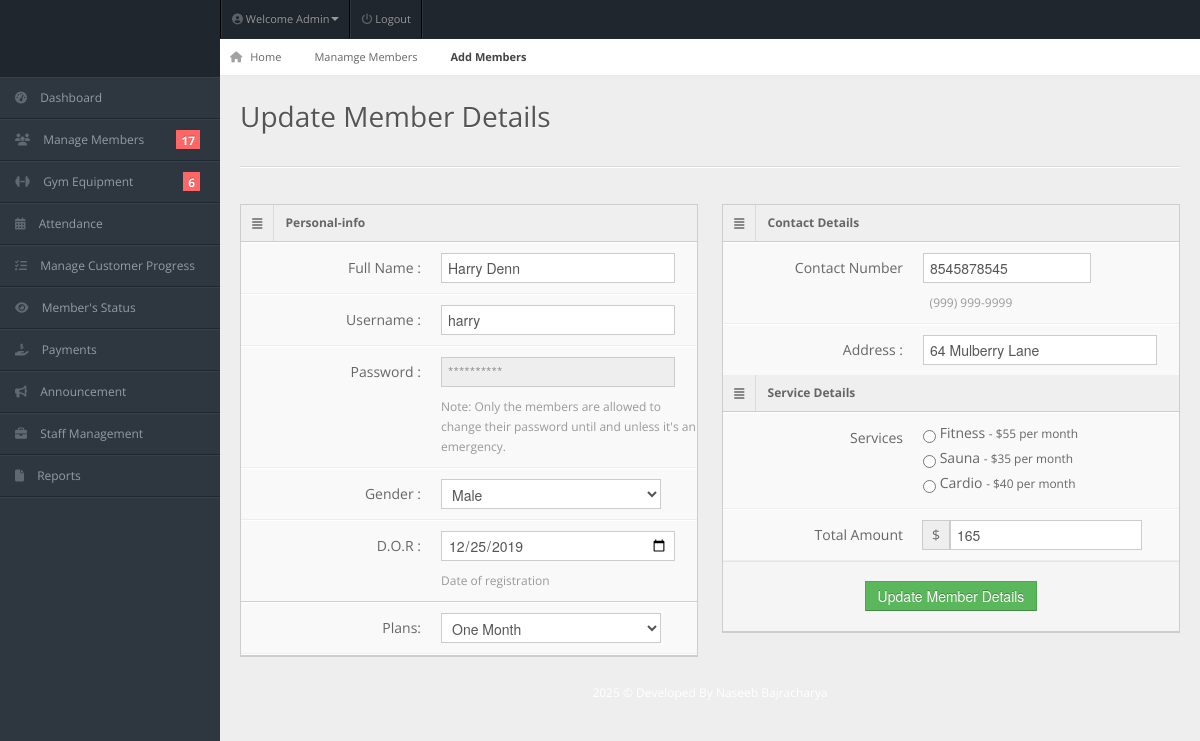
/admin/edit-memberform.php?id=6 (signed in), run on the app's committed database.
### tables this page shows
CREATE TABLE `members` (
  `user_id` int(11) NOT NULL,
  `fullname` varchar(20) NOT NULL,
  `username` varchar(20) NOT NULL,
  `password` varchar(100) NOT NULL,
  `gender` varchar(20) NOT NULL,
  `dor` date NOT NULL,
  `services` varchar(50) NOT NULL,
  `amount` int(100) NOT NULL,
  `paid_date` date NOT NULL,
  `p_year` int(11) NOT NULL,
  `plan` varchar(100) NOT NULL,
  `address` varchar(20) NOT NULL,
  `contact` varchar(10) NOT NULL,
  `status` varchar(20) NOT NULL DEFAULT 'Active',
  `attendance_count` int(100) NOT NULL,
  `ini_weight` int(100) NOT NULL DEFAULT '0',
  `curr_weight` int(100) NOT NULL DEFAULT '0',
  `ini_bodytype` varchar(50) NOT NULL,
  `curr_bodytype` varchar(50) NOT NULL,
  `progress_date` date NOT NULL,
  `reminder` int(11) NOT NULL DEFAULT '0'
);

### admin/edit-memberform.php (the view, shortened to what this page needs)
<!DOCTYPE html>
<html lang="en">
<head>
<link rel="stylesheet" href="../css/bootstrap.min.css" />
<link rel="stylesheet" href="../css/bootstrap-responsive.min.css" />
<link rel="stylesheet" href="../css/fullcalendar.css" />
<link rel="stylesheet" href="../css/matrix-style.css" />
<link rel="stylesheet" href="../css/matrix-media.css" />
<link href="../font-awesome/css/fontawesome.css" rel="stylesheet" />
<link href="../font-awesome/css/all.css" rel="stylesheet" />
<link rel="stylesheet" href="../css/jquery.gritter.css" />
</head>
<body>
<div id="header">
  <h1><a href="dashboard.html">Perfect Gym Admin</a></h1>
</div>
<?php include 'includes/topheader.php'?>
<?php $page='members-update'; include 'includes/sidebar.php'?>
<?php
$id=$_GET['id'];
$qry= "select * from members where user_id='$id'";
$result=mysqli_query($conn,$qry);
while($row=mysqli_fetch_array($result)){
?>
<div id="content">
<div id="content-header">
  <div id="breadcrumb"> <a href="index.html" title="Go to Home" class="tip-bottom"><i class="fas fa-home"></i> Home</a> <a href="#" class="tip-bottom">Manamge Members</a> <a href="#" class="current">Add Members</a> </div>
  <h1>Update Member Details</h1>
</div>
<div class="container-fluid">
  <hr>
  <div class="row-fluid">
    <div class="span6">
      <div class="widget-box">
        <div class="widget-title"> <span class="icon"> <i class="fas fa-align-justify"></i> </span>
          <h5>Personal-info</h5>
        </div>
        <div class="widget-content nopadding">
          <form action="edit-member-req.php" method="POST" class="form-horizontal">
            <div class="control-group">
              <label class="control-label">Full Name :</label>
              <div class="controls">
                <input type="text" class="span11" name="fullname" value='<?php echo $row['fullname']; ?>' />
              </div>
            </div>
            <div class="control-group">
              <label class="control-label">Username :</label>
              <div class="controls">
                <input type="text" class="span11" name="username" value='<?php echo $row['username']; ?>' />
              </div>
            </div>
            <div class="control-group">
              <label class="control-label">Password :</label>
              <div class="controls">
                <input type="password"  class="span11" name="password" disabled="" placeholder="**********"  />
                <span class="help-block">Note: Only the members are allowed to change their password until and unless it's an emergency.</span>
              </div>
            </div>
            <div class="control-group">
              <label class="control-label">Gender :</label>
              <div class="controls">
              <select name="gender" required="required" id="select">
                  <option value="Male" selected="selected">Male</option>
                </select>
              </div>
            </div>
            <div class="control-group">
              <label class="control-label">D.O.R :</label>
              <div class="controls">
                <input type="date" name="dor" class="span11" value='<?php echo $row['dor']; ?>' />
                <span class="help-block">Date of registration</span> </div>
            </div>
        </div>
        <div class="widget-content nopadding">
        <div class="widget-content nopadding">
          <div class="form-horizontal">
            <div class="control-group">
              <label for="normal" class="control-label">Plans: </label>
              <div class="controls">
                <select name="plan" required="required" id="select">
                  <option value="30" selected="selected" >One Month</option>
                </select>
              </div>
            </div>
            <div class="control-group">
            </div>
          </div>
          </div>
        </div>
      </div>
    </div>
    <div class="span6">
      <div class="widget-box">
        <div class="widget-title"> <span class="icon"> <i class="fas fa-align-justify"></i> </span>
          <h5>Contact Details</h5>
        </div>
        <div class="widget-content nopadding">
          <div class="form-horizontal">
            <div class="control-group">
              <label for="normal" class="control-label">Contact Number</label>
              <div class="controls">
                <input type="number" id="mask-phone" name="contact" value='<?php echo $row['contact']; ?>' class="span8 mask text">
                <span class="help-block blue span8">(999) 999-9999</span>
                </div>
            </div>
            <div class="control-group">
              <label class="control-label">Address :</label>
              <div class="controls">
                <input type="text" class="span11" name="address" value='<?php echo $row['address']; ?>' />
              </div>
            </div>
          </div>
              <div class="widget-title"> <span class="icon"> <i class="fas fa-align-justify"></i> </span>
          <h5>Service Details</h5>
        </div>
        <div class="widget-content nopadding">
          <div class="form-horizontal">
            <div class="control-group">
              <label class="control-label">Services</label>
              <div class="controls">
                <label>
                  <input type="radio" value="Fitness" name="services" />
                  Fitness <small>- $55 per month</small></label>
                <label>
                  <input type="radio" value="Sauna" name="services" />
                  Sauna <small>- $35 per month</small></label>
                <label>
                  <input type="radio" value="Cardio" name="services" />
                  Cardio <small>- $40 per month</small></label>
              </div>
            </div>
            <div class="control-group">
              <label class="control-label">Total Amount</label>
              <div class="controls">
                <div class="input-append">
                  <span class="add-on">$</span>
                  <input type="number" value='<?php echo $row['amount']; ?>' name="amount" class="span11">
                  </div>
              </div>
            </div>
            <div class="form-actions text-center">
              <button type="submit" class="btn btn-success">Update Member Details</button>
            </div>
          </div>
<?php
}
?>
        </div>
        </div>
      </div>
  </div>
</div></div>
<div class="row-fluid">
  <div id="footer" class="span12"> <?php echo date("Y");?> &copy; Developed By Naseeb Bajracharya</a> </div>
</div>
</body>
</html>

### css/matrix-style.css (style rules this page uses)
* { outline: none !important; -moz-outline: none !important; }
html, body { height: 100%; }
body { overflow-x: hidden; margin-top: -10px; font-family: "Open Sans", sans-serif; font-size: 12px; color: #666; }
a { color: #666; }
select, textarea, input[type="text"], input[type="password"], input[type="datetime"], input[type="datetime-local"], input[type="date"], input[type="month"], input[type="time"], input[type="week"], input[type="number"], input[type="email"], input[type="url"], input[type="search"], input[type="tel"], input[type="color"], .uneditable-input, .label, .dropdown-menu, .btn, .well, .progress, .table-bordered, .btn-group > .btn:first-child, .btn-group > .btn:last-child, .btn-group > .btn:last-child, .btn-group > .dropdown-toggle, .alert { border-radius: 0px; }
.btn, textarea, input[type="text"], input[type="password"], input[type="datetime"], input[type="datetime-local"], input[type="date"], input[type="month"], input[type="time"], input[type="week"], input[type="number"], input[type="email"], input[type="url"], input[type="search"], input[type="tel"], input[type="color"], .uneditable-input { box-shadow: none; }
.progress, .progress-success .bar, .progress .bar-success, .progress-warning .bar, .progress .bar-warning, .progress-danger .bar, .progress .bar-danger, .progress-info .bar, .progress .bar-info, .btn, .btn-primary { background-image: none; }
.form-horizontal .form-actions { padding-left: 20px; }
#footer { padding: 10px; text-align: center; }
hr { border-top-color: #dadada; }
#header { height: 77px; position: relative; width: 100%; z-index: -9; }
#header h1 { background: url("../img/icontest3.png") no-repeat scroll 0 0 transparent; height: 31px; left: 20px; line-height: 600px; overflow: hidden; position: relative; top: 26px; width: 191px; }
#header h1 a { display: block; }
#content { background: none repeat scroll 0 0 #eeeeee; margin-left: 220px; margin-right: 0; padding-bottom: 25px; position: relative; min-height: 100%; width: auto; }
#content-header { position: abslute; width: 100%; margin-top: -38px; z-index: 20; }
#content-header h1 { color: #555555; font-size: 28px; font-weight: normal; float: none; text-shadow: 0 1px 0 #ffffff; margin-left: 20px; position: relative; }
#content-header h1, #content-header .btn-group { margin-top: 20px; }
#breadcrumb { background-color: #fff; border-bottom: 1px solid #e3ebed; }
#breadcrumb a { padding: 8px 20px 8px 10px; display: inline-block; background-image: url("../img/breadcrumb.png"); background-position: center right; background-repeat: no-repeat; font-size: 11px; color: #666666; }
#breadcrumb a:last-child { background-image: none; }
#breadcrumb a.current { font-weight: bold; color: #444444; }
#breadcrumb a i { margin-right: 5px; opacity: 0.6; }
.widget-box { background: none repeat scroll 0 0 #f9f9f9; border-left: 1px solid #cdcdcd; border-top: 1px solid #cdcdcd; border-right: 1px solid #cdcdcd; clear: both; margin-top: 16px; margin-bottom: 16px; position: relative; }
.widget-title, .modal-header, .table th, div.dataTables_wrapper .ui-widget-header { background: #efefef; border-bottom: 1px solid #cdcdcd; height: 36px; }
.widget-title span.icon { padding: 9px 10px 7px 11px; float: left; border-right: 1px solid #dadada; }
.widget-title h5 { color: #666; float: left; font-size: 12px; font-weight: bold; padding: 12px; line-height: 12px; margin: 0; }
.widget-content { padding: 15px; border-bottom: 1px solid #cdcdcd; }
.nopadding { padding: 0 !important; }
form { margin-bottom: 0; }
.form-horizontal .control-group { border-top: 1px solid #ffffff; border-bottom: 1px solid #eeeeee; margin-bottom: 0; }
.form-horizontal .control-group:last-child { border-bottom: 0; }
.form-horizontal .control-label { padding-top: 15px; width: 180px; }
.form-horizontal .controls { margin-left: 200px; padding: 10px 0; }
.form-horizontal .form-actions { margin-top: 0; margin-bottom: 0; }
.help-block, .help-inline { color: #999999; }
.input-prepend input, .input-append input, .input-prepend input[class*="span"], .input-append input[class*="span"] { width: none; }
.input-append input, .input-append select, .input-prepend span, .input-prepend input { border-radius: 0px !important; }

### css/matrix-media.css (style rules this page uses)
body { background:#2E363F; }
#header { background-color: #1f262d; margin-top:10px; }

### admin/edit-memberform.php (style rules this page uses)
#footer { color: white; }

### data on the page
members: fullname "Harry Denn", username "harry", dor "12/25/2019", contact "8545878545", address "64 Mulberry Lane", amount "165"

### other printed values
$query->num_rows "17"
$query->num_rows "6"
